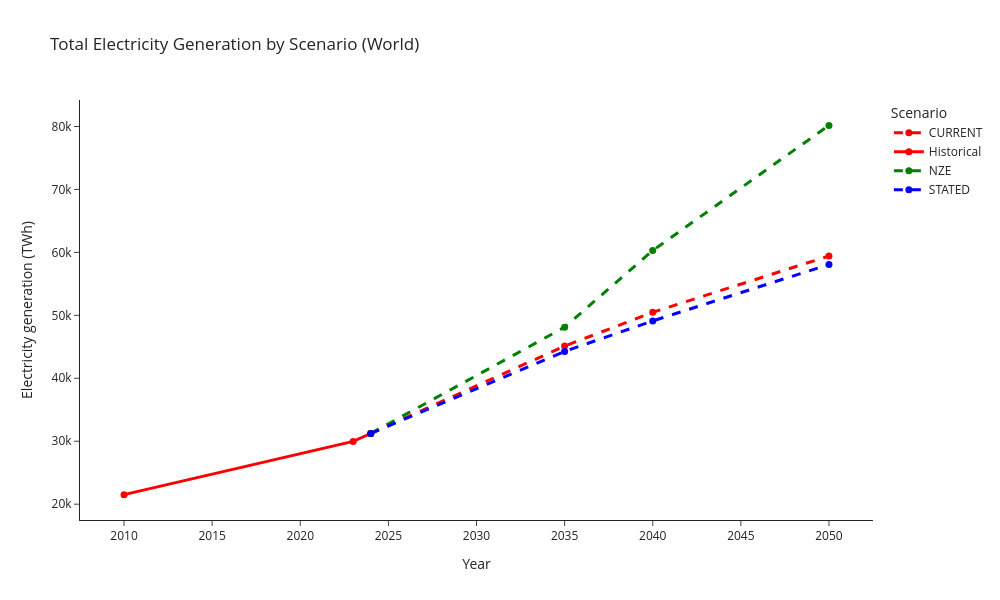

The cell this chart's notebook holds for it:
### Code cell
import plotly.graph_objects as go

fig = go.Figure()

style_map = {
    "Historical": dict(color="red",  dash="solid"),
    "CURRENT":    dict(color="red",  dash="dash"),
    "STATED":     dict(color="blue", dash="dash"),
    "NZE":        dict(color="green", dash="dash"),
}

for scenario, sub in df_gen.groupby("Scenario"):
    fig.add_trace(
        go.Scatter(
            x=sub["Year"],
            y=sub["Total_generation_TWh"],
            mode="lines+markers",
            name=scenario,
            line=dict(
                color=style_map[scenario]["color"],
                dash=style_map[scenario]["dash"],
                width=3
            ),
            marker=dict(size=7),
        )
    )

fig.update_layout(
    title="Total Electricity Generation by Scenario (World)",
    xaxis_title="Year",
    yaxis_title="Electricity generation (TWh)",
    legend_title="Scenario",
    template="simple_white",
    width=1000,
    height=600,
)

fig.show()

### Figure 1 — Plotly figure (JSON) as saved in the notebook; plotly's stock layout.template omitted (floating-point values rounded to 4 significant figures)
{"data": [{"line": {"color": "red", "dash": "dash", "width": 3}, "marker": {"size": 7}, "mode": "lines+markers", "name": "CURRENT", "type": "scatter", "x": [2024, 2035, 2040, 2050], "y": [31229, 45109, 50488, 59426]}, {"line": {"color": "red", "dash": "solid", "width": 3}, "marker": {"size": 7}, "mode": "lines+markers", "name": "Historical", "type": "scatter", "x": [2010, 2023, 2024], "y": [21519, 29975, 31229]}, {"line": {"color": "green", "dash": "dash", "width": 3}, "marker": {"size": 7}, "mode": "lines+markers", "name": "NZE", "type": "scatter", "x": [2024, 2035, 2040, 2050], "y": [31229, 48118, 60301, 80175]}, {"line": {"color": "blue", "dash": "dash", "width": 3}, "marker": {"size": 7}, "mode": "lines+markers", "name": "STATED", "type": "scatter", "x": [2024, 2035, 2040, 2050], "y": [31229, 44274, 49114, 58081]}], "layout": {"height": 600, "legend": {"title": {"text": "Scenario"}}, "title": {"text": "Total Electricity Generation by Scenario (World)"}, "width": 1000, "xaxis": {"title": {"text": "Year"}}, "yaxis": {"title": {"text": "Electricity generation (TWh)"}}}}
